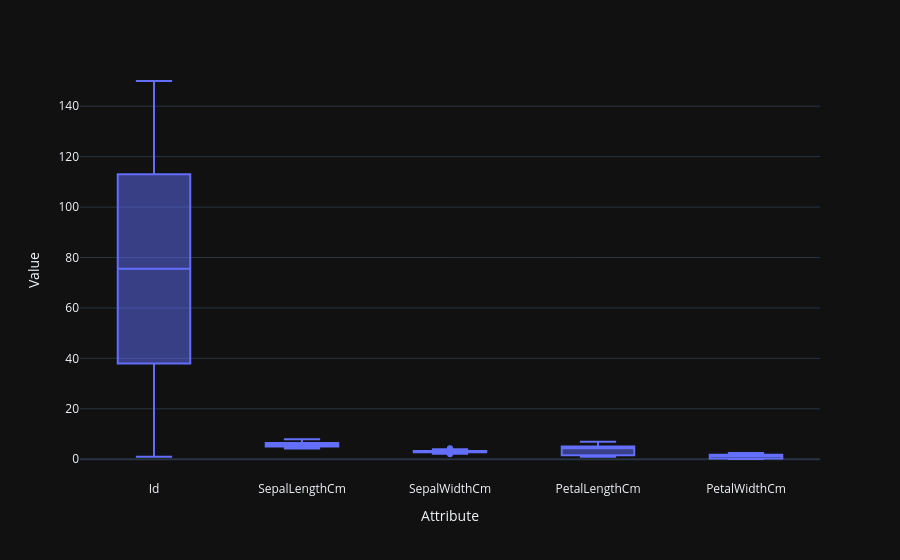

Notebook code cell kept with this figure:
### Code cell
df_melted = df.melt(var_name='Attribute', value_name='Value')
fig = px.box(
    df_melted,
    x='Attribute',
    y='Value',
    template='plotly_dark'
)

fig.show()

### Figure 1 — Plotly figure (JSON) as saved in the notebook; plotly's stock layout.template omitted (floating-point values rounded to 4 significant figures; data arrays with more than 128 entries replaced by an {"elided": "..."} marker saying what was removed)
{"data": [{"alignmentgroup": "True", "hovertemplate": "Attribute=%{x}<br>Value=%{y}<extra></extra>", "legendgroup": "", "marker": {"color": "#636efa"}, "name": "", "notched": false, "offsetgroup": "", "orientation": "v", "showlegend": false, "type": "box", "x": {"elided": "900 str values"}, "x0": " ", "xaxis": "x", "y": {"elided": "900 mixed values"}, "y0": " ", "yaxis": "y"}], "layout": {"boxmode": "group", "legend": {"tracegroupgap": 0}, "margin": {"t": 60}, "xaxis": {"anchor": "y", "domain": [0, 1], "title": {"text": "Attribute"}}, "yaxis": {"anchor": "x", "domain": [0, 1], "title": {"text": "Value"}}}}
